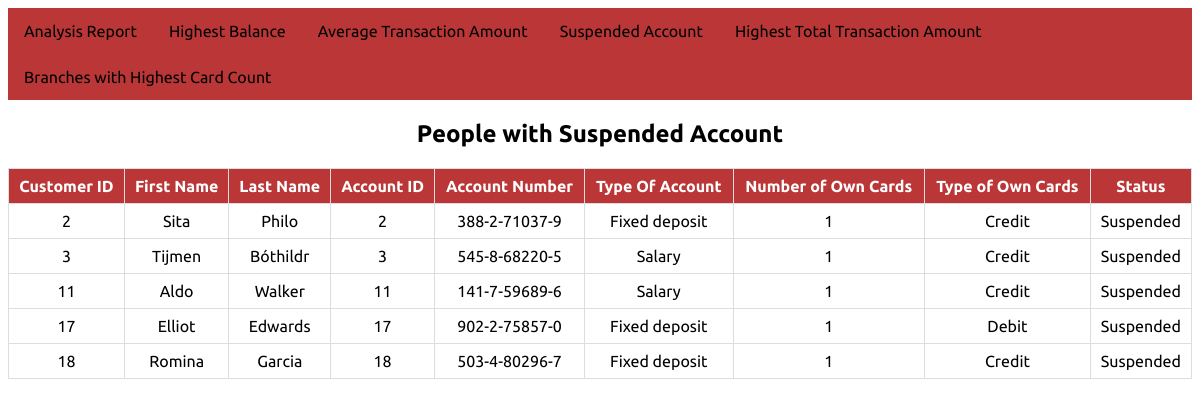
The page /BNLTT_online_banking/Analysis/SuspendedAnalysis.php on the database its author committed.
### tables this page shows
CREATE TABLE `account` (
  `Account_ID` int(4) NOT NULL,
  `Customer_ID` int(4) NOT NULL,
  `Branch_ID` int(4) NOT NULL,
  `Account_Number` varchar(13) NOT NULL,
  `Balance` int(6) NOT NULL,
  `Interest_Rate_Year` decimal(5,4) NOT NULL,
  `Account_type` varchar(13) NOT NULL,
  `Account_Status` varchar(9) NOT NULL DEFAULT 'Active',
  `Account_Open_Date` date NOT NULL,
  `Password` int(6) NOT NULL
);

CREATE TABLE `customer` (
  `Customer_ID` int(4) NOT NULL,
  `Customer_First_Name` varchar(32) NOT NULL,
  `Customer_Last_Name` varchar(32) NOT NULL,
  `Customer_Date_of_Birth` date NOT NULL,
  `ID_type` varchar(14) NOT NULL,
  `ID_number` varchar(9) NOT NULL,
  `Customer_Sex` varchar(6) NOT NULL
);

### BNLTT_online_banking/Analysis/SuspendedAnalysis.php (the view, shortened to what this page needs)
<div class="navbar">
  <a href="AnalysisReport.php">Analysis Report</a>
  <a href="toptendeposit.php">Highest Balance</a>
  <a href="Topspender.php">Average Transaction Amount</a>
  <a href="SuspendedAnalysis.php">Suspended Account</a>
  <a href="Top3country.php">Highest Total Transaction Amount</a>
  <a href="Top3branches.php">Branches with Highest Card Count</a>
</div>
<?php
$con = mysqli_connect("localhost", "root", "", "online_bank");
$sql = "SELECT Account.Account_ID, Account.Customer_ID, Account.Account_Number, Account.Account_Type,
        COUNT(Card.Card_ID) AS Card_Count, Customer.Customer_First_Name, Customer.Customer_Last_Name, Card.Card_Type, Account.Account_Status
        FROM Account
        INNER JOIN Customer ON Account.Customer_ID = Customer.Customer_ID
        LEFT JOIN Card ON Account.Account_ID = Card.Account_ID
        WHERE Account.Account_Status = 'Suspended'
        GROUP BY Account.Account_ID";
$result = mysqli_query($con, $sql);
if ($result) {
    if (mysqli_num_rows($result) > 0) {
        echo "<h2>People with Suspended Account</h2>";
        echo "<table>";
        echo "<tr><th>Customer ID</th><th>First Name</th><th>Last Name</th><th>Account ID</th><th>Account Number</th><th>Type Of Account</th><th>Number of Own Cards</th><th>Type of Own Cards</th><th>Status</th></tr>";
        while ($row = mysqli_fetch_assoc($result)) {
            echo "<tr>";
            echo "<td>" . $row['Customer_ID'] . "</td>";
            echo "<td>" . $row['Customer_First_Name'] . "</td>";
            echo "<td>" . $row['Customer_Last_Name'] . "</td>";
            echo "<td>" . $row['Account_ID'] . "</td>";
            echo "<td>" . $row['Account_Number'] . "</td>";
            echo "<td>" . $row['Account_Type'] . "</td>";
            echo "<td>" . $row['Card_Count'] . "</td>";
            echo "<td>" . $row['Card_Type'] . "</td>";
            echo "<td>" . $row['Account_Status'] . "</td>";
            echo "</tr>";
        }
        echo "</table>";
    } else {
        echo "<h2>No records found.</h2>";
    }
} else {
    echo "<h2>Error: " . mysqli_error($con) . "</h2>";
}
?>

### BNLTT_online_banking/Analysis/SuspendedAnalysis.php (style rules this page uses)
.navbar { font-family: 'Open Sans', sans-serif; font-family: 'Ubuntu', sans-serif; overflow: hidden; background-color: #bb3636; font-family: Arial; }
.navbar a { font-family: 'Open Sans', sans-serif; font-family: 'Ubuntu', sans-serif; float: left; font-size: 16px; color: black; text-align: center; padding: 14px 16px; text-decoration: none; }
table { font-family: 'Open Sans', sans-serif; font-family: 'Ubuntu', sans-serif; border-collapse: collapse; width: 100%; margin: 0 auto; }
th, td { font-family: 'Open Sans', sans-serif; font-family: 'Ubuntu', sans-serif; border: 1px solid #ddd; padding: 8px; text-align: center; }
th { font-family: 'Open Sans', sans-serif; font-family: 'Ubuntu', sans-serif; background-color: #bb3636; color: white; }
h2 { font-family: 'Open Sans', sans-serif; font-family: 'Ubuntu', sans-serif; text-align: center; }

### rows shown on the page
account: Customer_ID "2", Customer_ID.Customer_First_Name "Sita", Customer_ID.Customer_Last_Name "Philo", Account_ID "2", Account_Number "388-2-71037-9", Account_type "Fixed deposit", Card_Count "1", Card_Type "Credit", Account_Status "Suspended"
account: Customer_ID "3", Customer_ID.Customer_First_Name "Tijmen", Customer_ID.Customer_Last_Name "Bóthildr", Account_ID "3", Account_Number "545-8-68220-5", Account_type "Salary", Card_Count "1", Card_Type "Credit", Account_Status "Suspended"
account: Customer_ID "11", Customer_ID.Customer_First_Name "Aldo", Customer_ID.Customer_Last_Name "Walker", Account_ID "11", Account_Number "141-7-59689-6", Account_type "Salary", Card_Count "1", Card_Type "Credit", Account_Status "Suspended"
account: Customer_ID "17", Customer_ID.Customer_First_Name "Elliot", Customer_ID.Customer_Last_Name "Edwards", Account_ID "17", Account_Number "902-2-75857-0", Account_type "Fixed deposit", Card_Count "1", Card_Type "Debit", Account_Status "Suspended"
account: Customer_ID "18", Customer_ID.Customer_First_Name "Romina", Customer_ID.Customer_Last_Name "Garcia", Account_ID "18", Account_Number "503-4-80296-7", Account_type "Fixed deposit", Card_Count "1", Card_Type "Credit", Account_Status "Suspended"
